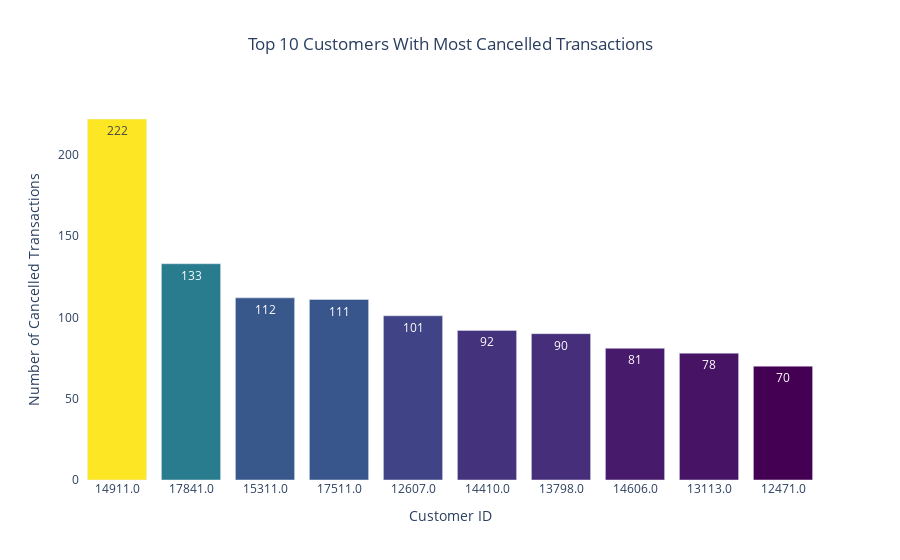

This figure's notebook cell:
### Code cell
cancelled_transactions = df[df['Transaction_Status'] == 'Cancelled']

# Group by 'CustomerID' and count the number of cancelled transactions
cancelled_by_customer = cancelled_transactions.groupby('CustomerID').size().reset_index(name='Cancelled_Transactions')

# Sort and select the top 10 customers with the highest number of cancelled transactions
top_cancelled_customers = cancelled_by_customer.sort_values('Cancelled_Transactions', ascending=False).head(10)

# Create the bar chart
fig = go.Figure(data=[
    go.Bar(x=top_cancelled_customers['CustomerID'].astype(str), 
           y=top_cancelled_customers['Cancelled_Transactions'],
           marker={'color': top_cancelled_customers['Cancelled_Transactions'],
                   'colorscale': 'Viridis'})])
fig.update_traces(texttemplate='%{y}', textposition='inside')
fig.update_layout(title='Top 10 Customers With Most Cancelled Transactions',
                  title_x=0.5,
                  xaxis_title="Customer ID",
                  yaxis_title="Number of Cancelled Transactions",
                  plot_bgcolor='white')
fig.show()

### Figure 1 — Plotly figure (JSON) as saved in the notebook; plotly's stock layout.template omitted (floating-point values rounded to 4 significant figures)
{"data": [{"marker": {"color": [222, 133, 112, 111, 101, 92, 90, 81, 78, 70], "colorscale": [[0, "#440154"], [0.1111, "#482878"], [0.2222, "#3e4989"], [0.3333, "#31688e"], [0.4444, "#26828e"], [0.5556, "#1f9e89"], [0.6667, "#35b779"], [0.7778, "#6ece58"], [0.8889, "#b5de2b"], [1, "#fde725"]]}, "textposition": "inside", "texttemplate": "%{y}", "type": "bar", "x": ["14911.0", "17841.0", "15311.0", "17511.0", "12607.0", "14410.0", "13798.0", "14606.0", "13113.0", "12471.0"], "y": [222, 133, 112, 111, 101, 92, 90, 81, 78, 70]}], "layout": {"plot_bgcolor": "white", "title": {"text": "Top 10 Customers With Most Cancelled Transactions", "x": 0.5}, "xaxis": {"title": {"text": "Customer ID"}}, "yaxis": {"title": {"text": "Number of Cancelled Transactions"}}}}
